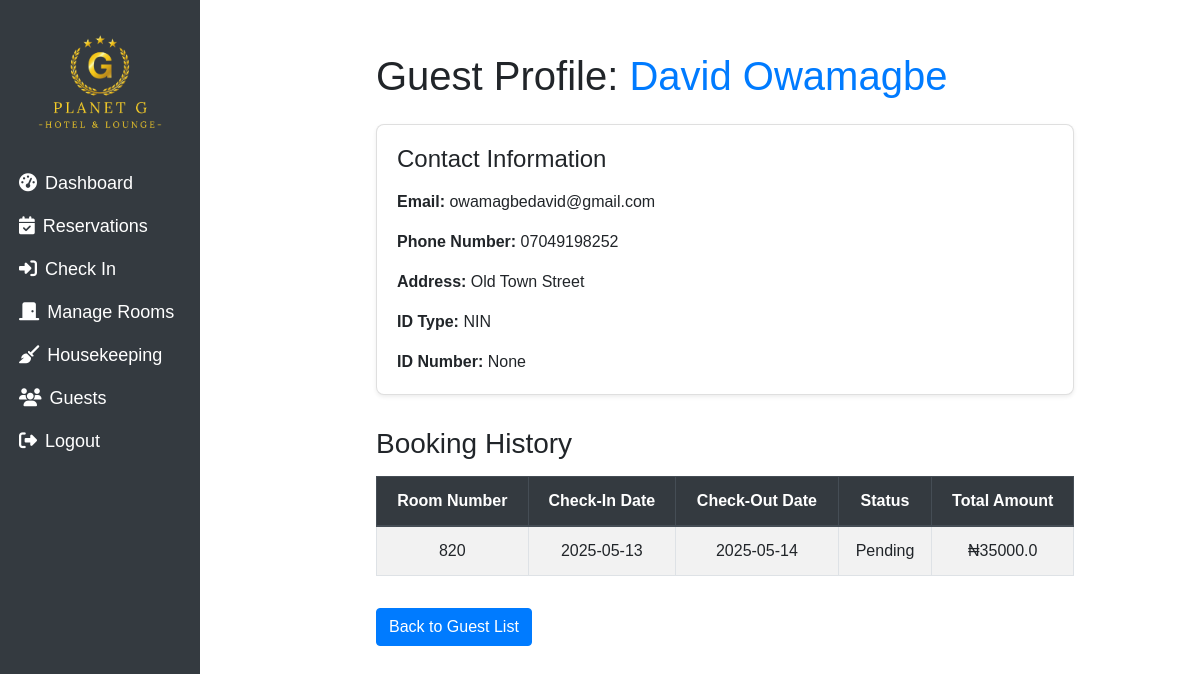
Before: /guests/1 with the older database file.
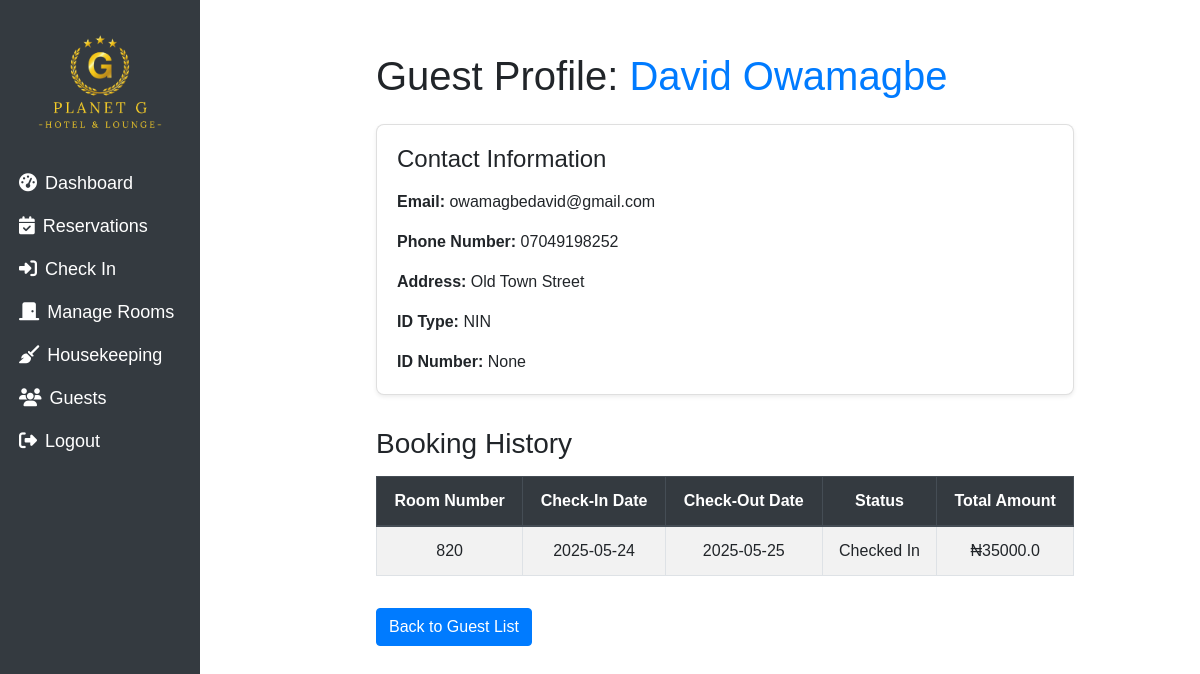
After: the same page with the newer database file.
### main.py (models this page shows, shortened)
class Booking(db.Model):
    id = db.Column(db.Integer, primary_key=True)
    first_name = db.Column(db.String(100), nullable=False)
    last_name = db.Column(db.String(100), nullable=False)
    phone_number = db.Column(db.String(20), nullable=False)
    email = db.Column(db.String(120), nullable=False)
    address = db.Column(db.String(200), nullable=False)
    id_type = db.Column(db.String(50), nullable=True)
    id_number = db.Column(db.String(50), nullable=True)
    check_in_date = db.Column(db.Date, nullable=False)
    check_out_date = db.Column(db.Date, nullable=False)
    children_number = db.Column(db.Integer, nullable=False)
    adults_number = db.Column(db.Integer, nullable=False)
    status = db.Column(db.String(20), nullable=False, default='Pending')
    room_id = db.Column(db.Integer, db.ForeignKey('room.id'), nullable=False)
    guest_id = db.Column(db.Integer, db.ForeignKey('guest.id'), nullable=False)  # ForeignKey for Guest
    total_amount = db.Column(db.Float, nullable=False)

class Room(db.Model):
    id = db.Column(db.Integer, primary_key=True)
    room_number = db.Column(db.String(50), unique=True, nullable=False)
    room_type = db.Column(db.String(50), nullable=False)
    status = db.Column(db.String(50), nullable=False)
    price = db.Column(db.Numeric(10, 2), nullable=False)  # Numeric type for price
    bookings = db.relationship('Booking', backref='room', lazy=True)
    reservations = db.relationship('Reservation', backref='room', lazy=True)

### main.py (the view)
@app.route('/guests/<int:guest_id>', methods=['GET'])
def view_guest_profile(guest_id):
    guest = Guest.query.get_or_404(guest_id)
    bookings = Booking.query.filter_by(guest_id=guest.id).all()
    return render_template('view_guest_profile.html', guest=guest, bookings=bookings)

### templates/view_guest_profile.html (shortened to what this page needs)
<!DOCTYPE html>
<html lang="en">
<head>
    <link rel="stylesheet" href="https://stackpath.bootstrapcdn.com/bootstrap/4.5.2/css/bootstrap.min.css">
    <link rel="stylesheet" href="/static/css/dashboard.css" />
    <link href="https://cdnjs.cloudflare.com/ajax/libs/font-awesome/5.15.4/css/all.min.css" rel="stylesheet">
</head>
<body>
<div class="col-md-2 col-sm-4 bg-dark text-white vh-100 p-1 sidebar">
    <div class="text-center">
        <img src="/static/assets/images/planetgelimgbulogo.png" alt="Hotel Logo" class="img-fluid mb-2" style="width: 150px;">
    </div>
    <nav class="nav flex-column">
        <a class="nav-link text-white py-2" href="/dashboard">
            <i class="fas fa-tachometer-alt mr-2"></i>Dashboard
        </a>
        <a class="nav-link text-white py-2" href="/reservations">
            <i class="fas fa-calendar-check mr-2"></i>Reservations
        </a>
        <a class="nav-link text-white py-2" href="/bookings">
            <i class="fas fa-sign-in-alt mr-2"></i>Check In
        </a>
        <a class="nav-link text-white py-2" href="/rooms">
            <i class="fas fa-door-closed mr-2"></i>Manage Rooms
        </a>
        <a class="nav-link text-white py-2" href="/housekeeping">
            <i class="fas fa-broom mr-2"></i>Housekeeping
        </a>
        <a class="nav-link text-white py-2" href="/guests">
            <i class="fas fa-users mr-2"></i>Guests
        </a>
        <a class="nav-link text-white py-2" href="/logout">
            <i class="fas fa-sign-out-alt mr-2"></i>Logout
        </a>
    </nav>
</div>
    <div class="content">
    <div class="container">
        <h1 class="mb-4">Guest Profile: <span class="text-primary">{{ guest.first_name }} {{ guest.last_name }}</span></h1>
        <div class="card shadow-sm">
            <div class="card-body">
                <h5 class="card-title">Contact Information</h5>
                <p class="card-text"><strong>Email:</strong> {{ guest.email }}</p>
                <p class="card-text"><strong>Phone Number:</strong> {{ guest.phone_number }}</p>
                <p class="card-text"><strong>Address:</strong> {{ guest.address }}</p>
                <p class="card-text"><strong>ID Type:</strong> {{ guest.id_type }}</p>
                <p class="card-text"><strong>ID Number:</strong> {{ guest.id_number }}</p>
            </div>
        </div>
        <h3 class="mb-3">Booking History</h3>
        <table class="table table-striped table-bordered">
            <thead class="thead-dark">
                <tr>
                    <th>Room Number</th>
                    <th>Check-In Date</th>
                    <th>Check-Out Date</th>
                    <th>Status</th>
                    <th>Total Amount</th>
                </tr>
            </thead>
            <tbody>
                {% for booking in bookings %}
                <tr>
                    <td>{{ booking.room.room_number }}</td>
                    <td>{{ booking.check_in_date.strftime('%Y-%m-%d') }}</td>
                    <td>{{ booking.check_out_date.strftime('%Y-%m-%d') }}</td>
                    <td>{{ booking.status }}</td>
                    <td>₦{{ booking.total_amount | round(2) }}</td>
                </tr>
                {% endfor %}
            </tbody>
        </table>
        <a href="{{ url_for('manage_guests') }}" class="btn btn-primary mt-3">Back to Guest List</a>
    </div>
    </div>
</body>
</html>

Changed rows visible on the page:
changed Booking: check_in_date "2025-05-13" → "2025-05-24"; check_out_date "2025-05-14" → "2025-05-25"; status "Pending" → "Checked In"
